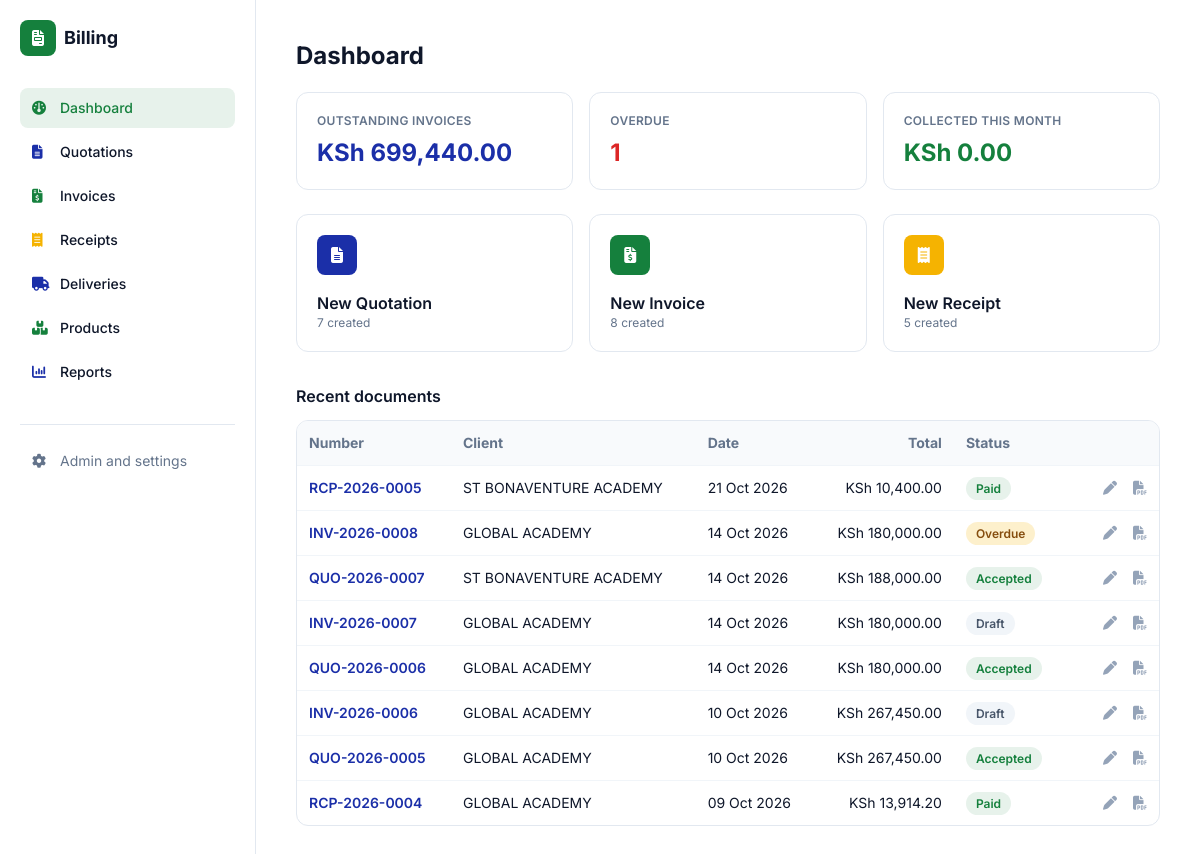
The app's page / (signed in), older data.
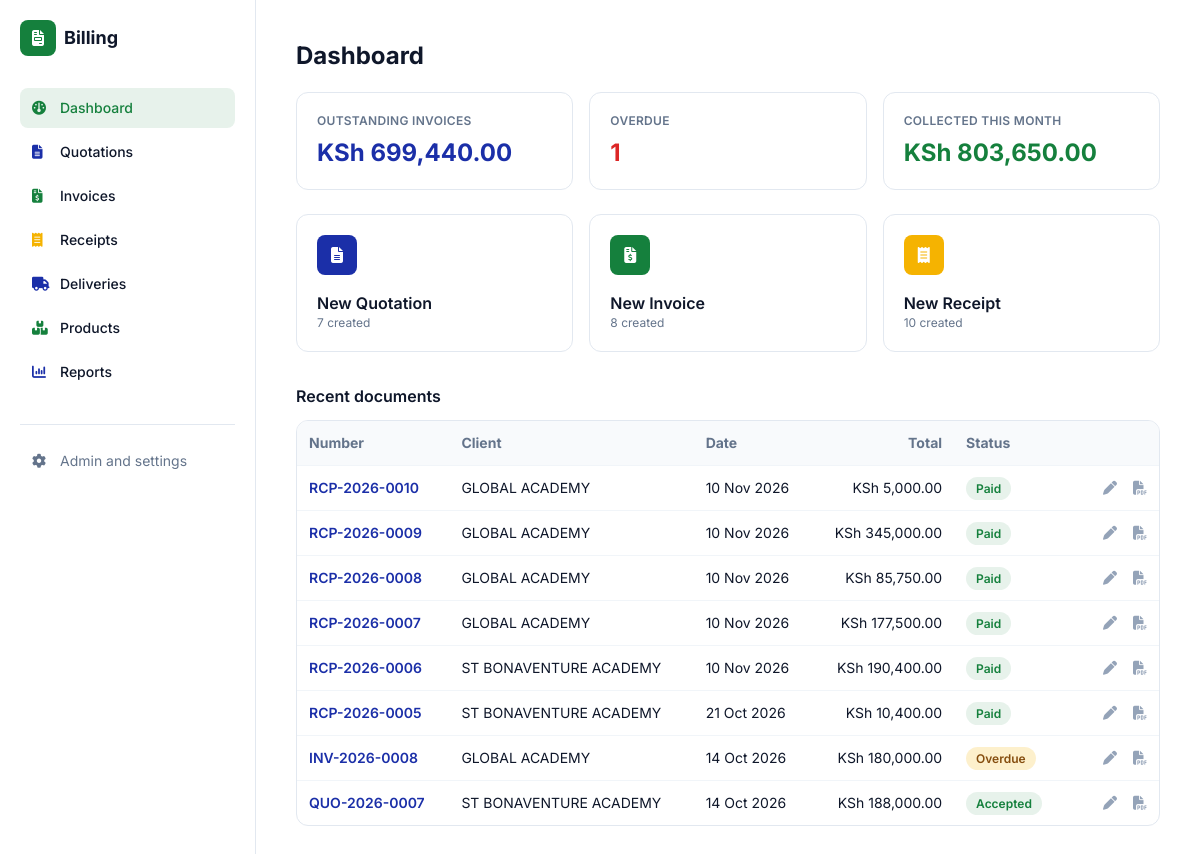
The same page, newer data.
### documents/models.py (models this page shows, shortened)
class Document(models.Model):
    QUOTATION, INVOICE, RECEIPT = "quotation", "invoice", "receipt"
    TYPES = [(QUOTATION, "Quotation"), (INVOICE, "Invoice"), (RECEIPT, "Receipt")]
    PREFIX = {QUOTATION: "QUO", INVOICE: "INV", RECEIPT: "RCP"}
    STATUSES = [
        ("draft", "Draft"), ("sent", "Sent"), ("accepted", "Accepted"),
        ("paid", "Paid"), ("void", "Void"),
    ]
    PAYMENT_METHODS = [
        ("cash", "Cash"), ("mpesa", "M-Pesa"), ("bank", "Bank Transfer"), ("card", "Card"),
    ]
    VAT_MODES = [
        ("exclusive", "VAT exclusive (add VAT on top)"),
        ("inclusive", "VAT inclusive (prices include VAT)"),
        ("none", "No VAT"),
    ]
    doc_type = models.CharField(max_length=10, choices=TYPES)
    number = models.CharField(max_length=30, unique=True, editable=False)
    client = models.ForeignKey(Client, null=True, blank=True, on_delete=models.SET_NULL)
    client_name = models.CharField(max_length=150, blank=True, help_text="Walk-in name if no client")
    issue_date = models.DateField(default=timezone.localdate)
    due_date = models.DateField(null=True, blank=True)
    status = models.CharField(max_length=10, choices=STATUSES, default="draft")
    vat_mode = models.CharField(max_length=10, choices=VAT_MODES, default="exclusive")
    served_by = models.CharField(max_length=80, blank=True)
    discount = models.DecimalField(max_digits=12, decimal_places=2, default=0)
    payment_method = models.CharField(max_length=10, choices=PAYMENT_METHODS, blank=True)
    payment_reference = models.CharField(max_length=60, blank=True)
    notes = models.TextField(blank=True)
    terms = models.TextField(blank=True)
    buyer_pin = models.CharField("Buyer KRA PIN", max_length=20, blank=True)
    etims_invoice_no = models.CharField("eTIMS invoice no.", max_length=60, blank=True)
    etims_qr = models.CharField("eTIMS QR data or link", max_length=500, blank=True,
                                help_text="Paste the QR link or data KRA gives you for this invoice")
    share_token = models.CharField(max_length=32, unique=True, null=True, blank=True, editable=False)
    share_viewed_at = models.DateTimeField(null=True, blank=True, editable=False)
    business = models.JSONField(default=dict, blank=True, editable=False)
    source = models.ForeignKey("self", null=True, blank=True, on_delete=models.SET_NULL,
                               related_name="converted")
    created_at = models.DateTimeField(auto_now_add=True)
    class Meta:
        ordering = ["-created_at"]
    @property
    def display_client(self):
        return self.client.name if self.client else (self.client_name or "Walk-in Customer")
    @cached_property
    def biz(self):
        data = dict(self.business or {})
        if not data:
            p = BusinessProfile.get()
            data = p.snapshot() if p else {}
        for key in ("name", "tagline", "address", "phone", "email", "kra_pin",
                    "payment_details", "receipt_footer", "logo", "signature", "stamp"):
            data.setdefault(key, "")
        data.setdefault("vat_rate", "16.00")
        return SimpleNamespace(**data)
    @cached_property
    def vat_rate(self):
        return Decimal(str(self.biz.vat_rate))
    @property
    def items_total(self):
        return sum((i.line_total for i in self.items.all()), Decimal("0"))
    @property
    def gross(self):
        return max(self.items_total - self.discount, Decimal("0"))
    @property
    def vat_amount(self):
        if self.vat_mode == "exclusive":
            return (self.gross * self.vat_rate / 100).quantize(Decimal("0.01"))
        if self.vat_mode == "inclusive":
            return self.gross - self.net_amount
        return Decimal("0")
    @property
    def total(self):
        return self.gross + self.vat_amount if self.vat_mode == "exclusive" else self.gross
    @property
    def is_overdue(self):
        return bool(self.doc_type == self.INVOICE and self.due_date
                    and self.status == "sent" and self.due_date < timezone.localdate())
    @property
    def status_label(self):
        return "Overdue" if self.is_overdue else self.get_status_display()
    @property
    def status_style(self):
        return STATUS_STYLES["overdue" if self.is_overdue else self.status]

class Client(models.Model):
    name = models.CharField(max_length=150)
    phone = models.CharField(max_length=50, blank=True)
    email = models.EmailField(blank=True)
    address = models.TextField(blank=True)
    kra_pin = models.CharField(max_length=30, blank=True)
    class Meta:
        ordering = ["name"]

class DocumentItem(models.Model):
    document = models.ForeignKey(Document, related_name="items", on_delete=models.CASCADE)
    description = models.CharField(max_length=255)
    serial_numbers = models.TextField(blank=True, help_text="Optional, one per line")
    quantity = models.DecimalField(max_digits=10, decimal_places=2, default=1)
    unit_price = models.DecimalField(max_digits=12, decimal_places=2)
    product = models.ForeignKey("Product", null=True, blank=True, on_delete=models.SET_NULL,
                                related_name="sold_items")
    @property
    def line_total(self):
        return self.quantity * self.unit_price

### documents/views.py (the view)
# urls.py: path("", views.dashboard, name="dashboard"),
@login_required
def dashboard(request):
    today = timezone.localdate()
    open_invoices = list(Document.objects.filter(doc_type="invoice", status__in=["draft", "sent"])
                         .prefetch_related("items"))
    month_receipts = Document.objects.filter(
        doc_type="receipt", status="paid", issue_date__year=today.year,
        issue_date__month=today.month).prefetch_related("items")
    ctx = {
        "types": TYPE_META,
        "docs": Document.objects.select_related("client").prefetch_related("items")[:8],
        "counts": {k: Document.objects.filter(doc_type=k).count() for k in TYPE_META},
        "outstanding": sum(d.total for d in open_invoices),
        "overdue_count": sum(1 for d in open_invoices if d.is_overdue),
        "collected": sum(d.total for d in month_receipts),
    }
    return render(request, "documents/dashboard.html", ctx)

### templates/documents/dashboard.html (shortened to what this page needs)
{% extends "base.html" %}
{% block content %}
<h1 class="text-2xl font-bold mb-5">Dashboard</h1>
<div class="grid grid-cols-1 sm:grid-cols-3 gap-3 sm:gap-4 mb-6">
  <div class="rounded-xl border border-slate-200 p-4 sm:p-5">
    <p class="text-xs font-semibold text-slate-500 uppercase tracking-wide">Outstanding invoices</p>
    <p class="mt-2 text-xl sm:text-2xl font-bold text-brand-blue">KSh {{ outstanding|floatformat:"2g" }}</p>
  </div>
  <div class="rounded-xl border border-slate-200 p-4 sm:p-5">
    <p class="text-xs font-semibold text-slate-500 uppercase tracking-wide">Overdue</p>
    <p class="mt-2 text-xl sm:text-2xl font-bold {% if overdue_count %}text-red-600{% else %}text-brand-green{% endif %}">{{ overdue_count }}</p>
  </div>
  <div class="rounded-xl border border-slate-200 p-4 sm:p-5">
    <p class="text-xs font-semibold text-slate-500 uppercase tracking-wide">Collected this month</p>
    <p class="mt-2 text-xl sm:text-2xl font-bold text-brand-green">KSh {{ collected|floatformat:"2g" }}</p>
  </div>
</div>
<div class="grid grid-cols-1 sm:grid-cols-3 gap-3 sm:gap-4 mb-8">
  {% for key, m in types.items %}
  <a href="{% url 'documents:create' key %}" class="group flex sm:block items-center gap-4 rounded-xl border border-slate-200 p-4 sm:p-5 hover:shadow-md transition">
    <span class="h-10 w-10 shrink-0 grid place-items-center rounded-lg text-white bg-{{ m.tw }}"><i class="fa-solid {{ m.icon }}"></i></span>
    <div class="flex-1 sm:mt-4">
      <p class="font-semibold">New {{ m.label }}</p>
      <p class="text-xs text-slate-500">{% for k, c in counts.items %}{% if k == key %}{{ c }} created{% endif %}{% endfor %}</p>
    </div>
  </a>
  {% endfor %}
</div>
<h2 class="font-semibold mb-3">Recent documents</h2>
{% include "documents/_table.html" %}
{% endblock %}

### templates/documents/_table.html (shortened to what this page needs)
<div class="hidden md:block rounded-xl border border-slate-200 overflow-x-auto">
  <table class="w-full text-sm">
    <thead class="bg-slate-50 text-left text-slate-500">
      <tr><th class="p-3">Number</th><th class="p-3">Client</th><th class="p-3">Date</th>
          <th class="p-3 text-right">Total</th><th class="p-3">Status</th><th class="p-3 w-24"></th></tr>
    </thead>
    <tbody>
      {% for d in docs %}
      <tr class="border-t border-slate-100 hover:bg-slate-50">
        <td class="p-3 font-semibold"><a class="text-brand-blue" href="{% url 'documents:detail' d.pk %}">{{ d.number }}</a></td>
        <td class="p-3">{{ d.display_client }}</td>
        <td class="p-3 whitespace-nowrap">{{ d.issue_date|date:"d M Y" }}</td>
        <td class="p-3 text-right whitespace-nowrap">KSh {{ d.total|floatformat:"2g" }}</td>
        <td class="p-3"><span class="px-2.5 py-1 rounded-full text-xs font-semibold {{ d.status_style }}">{{ d.status_label }}</span></td>
        <td class="p-3 text-right whitespace-nowrap text-slate-400">
          <a href="{% url 'documents:edit' d.pk %}" class="hover:text-brand-green mr-3" title="Edit"><i class="fa-solid fa-pen"></i></a>
          <a href="{% url 'documents:pdf' d.pk %}" target="_blank" class="hover:text-brand-blue" title="PDF"><i class="fa-solid fa-file-pdf"></i></a>
        </td>
      </tr>
      {% empty %}
      <tr><td colspan="6" class="p-8 text-center text-slate-400">Nothing matches.</td></tr>
      {% endfor %}
    </tbody>
  </table>
</div>

Row changes from the older to the newer data that the page shows:
no longer on this page (row unchanged): Document: number "INV-2026-0007", display_client "GLOBAL ACADEMY", issue_date "14 Oct 2026", total "180,000.00", status_label "Draft"
no longer on this page (row unchanged): Document: number "QUO-2026-0006", display_client "GLOBAL ACADEMY", issue_date "14 Oct 2026", total "180,000.00", status_label "Accepted"
no longer on this page (row unchanged): Document: number "INV-2026-0006", display_client "GLOBAL ACADEMY", issue_date "10 Oct 2026", total "267,450.00", status_label "Draft"
no longer on this page (row unchanged): Document: number "QUO-2026-0005", display_client "GLOBAL ACADEMY", issue_date "10 Oct 2026", total "267,450.00", status_label "Accepted"
no longer on this page (row unchanged): Document: number "RCP-2026-0004", display_client "GLOBAL ACADEMY", issue_date "09 Oct 2026", total "13,914.20", status_label "Paid"
added Document: number "RCP-2026-0010", display_client "GLOBAL ACADEMY", issue_date "10 Nov 2026", total "5,000.00", status_label "Paid"
added Document: number "RCP-2026-0009", display_client "GLOBAL ACADEMY", issue_date "10 Nov 2026", total "345,000.00", status_label "Paid"
added Document: number "RCP-2026-0008", display_client "GLOBAL ACADEMY", issue_date "10 Nov 2026", total "85,750.00", status_label "Paid"
added Document: number "RCP-2026-0007", display_client "GLOBAL ACADEMY", issue_date "10 Nov 2026", total "177,500.00", status_label "Paid"
added Document: number "RCP-2026-0006", display_client "ST BONAVENTURE ACADEMY", issue_date "10 Nov 2026", total "190,400.00", status_label "Paid"
Text that changed along with them:
{{ collected|floatformat:"2g" }}: "0.00" → "803,650.00"
list line gone: "5 created"
new list line: "10 created"
